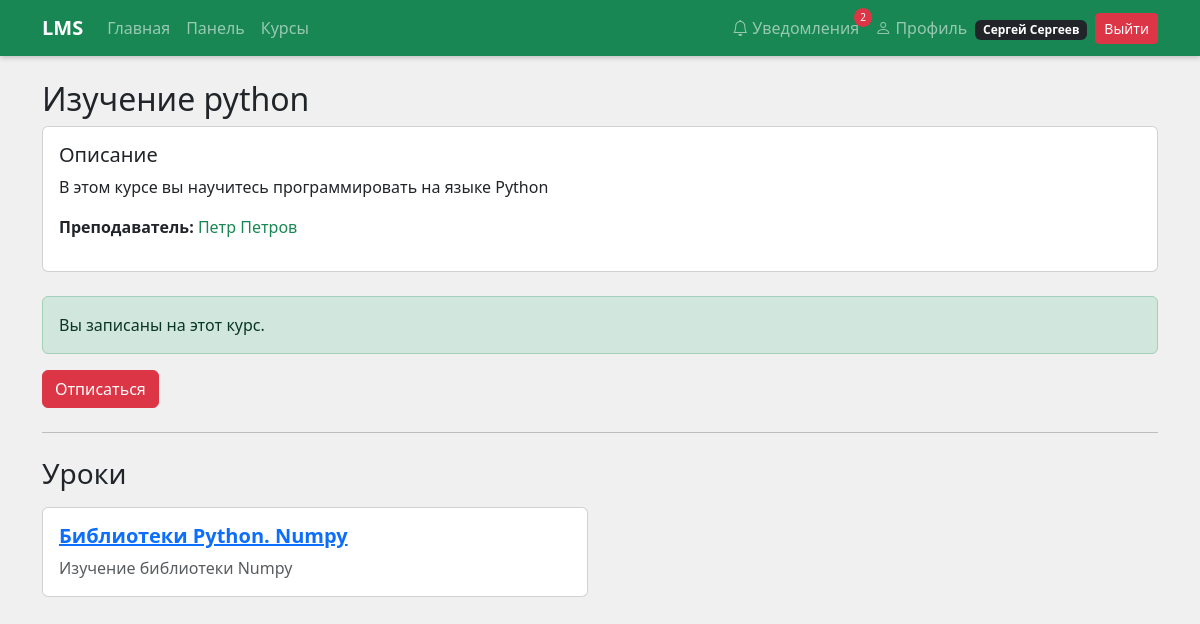
The page /course/1 (signed in) on the database its author committed.
### data/users.py (models this page shows, shortened)
class User(SqlAlchemyBase, UserMixin):
    __tablename__ = 'users'
    id = sqlalchemy.Column(sqlalchemy.Integer, primary_key=True, autoincrement=True)
    name = sqlalchemy.Column(sqlalchemy.String(100))
    email = sqlalchemy.Column(sqlalchemy.String(120), index=True, unique=True)
    hashed_password = sqlalchemy.Column(sqlalchemy.String(200))
    role = sqlalchemy.Column(sqlalchemy.String(20))
    birth_date = sqlalchemy.Column(sqlalchemy.Date, nullable=True)
    created_date = sqlalchemy.Column(sqlalchemy.DateTime, default=datetime.datetime.now)
    courses = orm.relationship("Course", back_populates="teacher")
    enrollments = orm.relationship("Enrollment", back_populates="student")
    submissions = orm.relationship("Submission", back_populates="student")

### data/courses.py (models this page shows)
class Course(SqlAlchemyBase):
    __tablename__ = 'courses'
    id = sqlalchemy.Column(sqlalchemy.Integer, primary_key=True, autoincrement=True)
    title = sqlalchemy.Column(sqlalchemy.String(150), nullable=False)
    description = sqlalchemy.Column(sqlalchemy.Text, nullable=False)
    teacher_id = sqlalchemy.Column(sqlalchemy.Integer, sqlalchemy.ForeignKey("users.id"), nullable=False)
    teacher = orm.relationship("User", back_populates="courses")
    lessons = orm.relationship("Lesson", back_populates="course", cascade="all, delete-orphan")
    enrollments = orm.relationship("Enrollment", back_populates="course", cascade="all, delete-orphan")

### data/lessons.py (models this page shows)
class Lesson(SqlAlchemyBase):
    __tablename__ = 'lessons'
    id = sqlalchemy.Column(sqlalchemy.Integer, primary_key=True, autoincrement=True)
    title = sqlalchemy.Column(sqlalchemy.String(150), nullable=False)
    content = sqlalchemy.Column(sqlalchemy.Text, nullable=False)
    course_id = sqlalchemy.Column(sqlalchemy.Integer, sqlalchemy.ForeignKey("courses.id"), nullable=False)
    course = orm.relationship("Course", back_populates="lessons")
    files = orm.relationship("LessonFile", back_populates="lesson", cascade="all, delete-orphan")
    blocks = orm.relationship("LessonBlock", back_populates="lesson", cascade="all, delete-orphan")

### course_routes.py (the view)
    @app.route("/course/<int:course_id>")
    @login_required
    def course_detail(course_id):
        db_sess = db_session.create_session()
        course = db_sess.get(Course, course_id)
        if not course:
            db_sess.close()
            abort(404)
        enrolled = False
        if current_user.role == "student":
            enrolled = db_sess.query(Enrollment).filter_by(
                student_id=current_user.id, course_id=course.id
            ).first() is not None
        course_data = {
            'id': course.id,
            'title': course.title,
            'description': course.description,
            'teacher': {
                'name': course.teacher.name,
                'id': course.teacher.id
            },
            'lessons': []
        }
        for lesson in course.lessons:
            course_data['lessons'].append({
                'id': lesson.id,
                'title': lesson.title,
                'content': lesson.content
            })
        db_sess.close()
        return render_template("course_detail.html", course=course_data, enrolled=enrolled)

### data/db_session.py (called while the page is built)
def create_session() -> Session:
    global __factory
    return __factory()

### main.py (called while the page is built)
@app.context_processor
def inject_now():
    return {'now': datetime.now()}

@app.teardown_appcontext
def shutdown_session(exception=None):
    db_session.create_session().close()

@login_manager.user_loader
def load_user(user_id):
    db_sess = db_session.create_session()
    user = db_sess.get(User, int(user_id))
    db_sess.close()
    return user

### templates/course_detail.html (shortened to what this page needs)
{% extends "base.html" %}
{% block content %}
<h2>{{ course.title }}</h2>
<div class="card mb-4">
    <div class="card-body">
        <h5>Описание</h5>
        <p>{{ course.description }}</p>
        <p><strong>Преподаватель:</strong>
            <a href="/profile/{{ course.teacher.id }}" class="text-success text-decoration-none">
                {{ course.teacher.name }}
            </a>
        </p>
    </div>
</div>
{% if current_user.role == "student" %}
    {% if enrolled %}
        <div class="alert alert-success">Вы записаны на этот курс.</div>
        <a href="/unenroll/{{ course.id }}"
           class="btn btn-danger"
           onclick="return confirm('Вы уверены что хотите отписаться?');">
           Отписаться
        </a>
    {% else %}
        <a href="/enroll/{{ course.id }}" class="btn btn-success">
            Записаться на курс
        </a>
    {% endif %}
{% endif %}
<hr class="my-4">
<h3>Уроки</h3>
{% if current_user.role == "teacher" or enrolled %}
    {% if course.lessons %}
    <div class="row mt-3">
        {% for lesson in course.lessons %}
        <div class="col-md-6 mb-3">
            <div class="card h-100">
                <div class="card-body d-flex flex-column">
                    <h5 class="card-title">
                        <a href="/lesson/{{ lesson.id }}">{{ lesson.title }}</a>
                    </h5>
                    <p class="card-text text-muted flex-grow-1">{{ lesson.content[:100] }}{% if lesson.content|length > 100 %}...{% endif %}</p>
                </div>
            </div>
        </div>
        {% endfor %}
    </div>
    {% else %}
        <div class="alert alert-info">Уроки пока не добавлены.</div>
    {% endif %}
{% else %}
    <div class="alert alert-warning">Запишитесь на курс чтобы просматривать уроки.</div>
{% endif %}
{% endblock %}

### templates/base.html (shortened to what this page needs)
<!DOCTYPE html>
<html>
<head>
    <link href="https://cdn.jsdelivr.net/npm/bootstrap@5.3.0/dist/css/bootstrap.min.css" rel="stylesheet">
    <link rel="stylesheet" href="https://cdn.jsdelivr.net/npm/bootstrap-icons@1.11.0/font/bootstrap-icons.css">
    <link rel="stylesheet" href="{{ url_for('static', filename='style.css') }}">
</head>
<body>
    <nav class="navbar navbar-expand-lg navbar-dark bg-success">
        <div class="container">
            <a href="/" class="navbar-brand fw-bold">LMS</a>
            <div class="collapse navbar-collapse" id="navbarNav">
                <ul class="navbar-nav me-auto">
                    <li class="nav-item"><a href="/" class="nav-link">Главная</a></li>
                    {% if current_user.is_authenticated %}
                        <li class="nav-item"><a href="/dashboard" class="nav-link">Панель</a></li>
                        {% if current_user.role == "student" %}
                            <li class="nav-item"><a href="/courses" class="nav-link">Курсы</a></li>
                        {% endif %}
                    {% endif %}
                </ul>
                <ul class="navbar-nav ms-auto align-items-center">
                    {% if current_user.is_authenticated %}
                        <li class="nav-item position-relative">
                            <a href="/notifications" class="nav-link">
                                <i class="bi bi-bell"></i> Уведомления
                                <span id="notif-count" style="display: none; position: absolute; top: 0; right: -5px; background: #dc3545; color: white; border-radius: 50%; padding: 2px 6px; font-size: 10px; min-width: 18px; text-align: center;">0</span>
                            </a>
                        </li>
                        <li class="nav-item">
                            <a href="/profile" class="nav-link">
                                <i class="bi bi-person"></i> Профиль
                            </a>
                        </li>
                        <li class="nav-item">
                            <span class="badge bg-dark me-2">{{ current_user.name }}</span>
                        </li>
                        <li class="nav-item">
                            <a href="/logout" class="btn btn-danger btn-sm">Выйти</a>
                        </li>
                    {% else %}
                        {% if not hide_nav_auth %}
                            <li class="nav-item"><a href="/login" class="btn btn-outline-light me-2">Вход</a></li>
                            <li class="nav-item"><a href="/register" class="btn btn-light">Регистрация</a></li>
                        {% endif %}
                    {% endif %}
                </ul>
            </div>
        </div>
    </nav>
    <div class="container mt-4">
        {% block content %}{% endblock %}
    </div>
</body>
</html>

### static/style.css (style rules this page uses)
body { background: #f0f0f0; }
.navbar { box-shadow: 0 2px 5px rgba(0,0,0,0.2); }
.card-title { color: #2e7d32; font-weight: 600; }

### rows shown on the page
User: name "Сергей Сергеев"
Course: title "Изучение python", description "В этом курсе вы научитесь программировать на языке Python"
User: teacher.name "Петр Петров"
Lesson: title "Библиотеки Python. Numpy", content "Изучение библиотеки Numpy"
